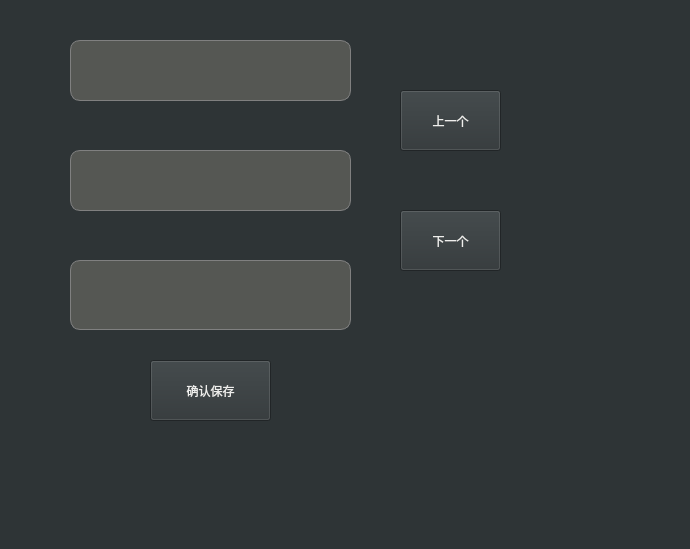
<?xml version="1.0" encoding="UTF-8"?>
<ui version="4.0">
 <class>Form4</class>
 <widget class="QWidget" name="Form4">
  <property name="geometry">
   <rect>
    <x>0</x>
    <y>0</y>
    <width>690</width>
    <height>549</height>
   </rect>
  </property>
  <property name="windowTitle">
   <string>Form</string>
  </property>
  <property name="styleSheet">
   <string notr="true">background-color: rgb(46, 52, 54);</string>
  </property>
  <widget class="QPushButton" name="btn_save">
   <property name="geometry">
    <rect>
     <x>150</x>
     <y>360</y>
     <width>121</width>
     <height>61</height>
    </rect>
   </property>
   <property name="styleSheet">
    <string notr="true">color: rgb(238, 238, 236);
font: 15pt &quot;Ubuntu&quot;; </string>
   </property>
   <property name="text">
    <string>确认保存</string>
   </property>
  </widget>
  <widget class="QLineEdit" name="input">
   <property name="geometry">
    <rect>
     <x>70</x>
     <y>150</y>
     <width>281</width>
     <height>61</height>
    </rect>
   </property>
   <property name="styleSheet">
    <string notr="true">background-color: rgb(85, 87, 83);
color: rgb(238, 238, 236);
qproperty-alignment:AlignHCenter;
font: 20pt &quot;Ubuntu&quot;;
border: 1px solid gray;
border-radius: 10px;
padding: 0 8px;
selection-background-color: darkgray;</string>
   </property>
  </widget>
  <widget class="QPushButton" name="btn_next">
   <property name="geometry">
    <rect>
     <x>400</x>
     <y>210</y>
     <width>101</width>
     <height>61</height>
    </rect>
   </property>
   <property name="styleSheet">
    <string notr="true">color: rgb(238, 238, 236);
font: 15pt &quot;Ubuntu&quot;;</string>
   </property>
   <property name="text">
    <string>下一个</string>
   </property>
  </widget>
  <widget class="QLineEdit" name="input_2">
   <property name="geometry">
    <rect>
     <x>70</x>
     <y>40</y>
     <width>281</width>
     <height>61</height>
    </rect>
   </property>
   <property name="styleSheet">
    <string notr="true">background-color: rgb(85, 87, 83);
color: rgb(238, 238, 236);
qproperty-alignment:AlignHCenter;
font: 20pt &quot;Ubuntu&quot;;
border: 1px solid gray;
border-radius: 10px;
padding: 0 8px;
selection-background-color: darkgray;</string>
   </property>
  </widget>
  <widget class="QTextEdit" name="input_3">
   <property name="geometry">
    <rect>
     <x>70</x>
     <y>260</y>
     <width>281</width>
     <height>70</height>
    </rect>
   </property>
   <property name="styleSheet">
    <string notr="true">background-color: rgb(85, 87, 83);
color: rgb(238, 238, 236);
font: 10pt &quot;Ubuntu&quot;;
border: 1px solid gray;
border-radius: 10px;
padding: 0 8px;
selection-background-color: darkgray;</string>
   </property>
   <property name="html">
    <string>&lt;!DOCTYPE HTML PUBLIC &quot;-//W3C//DTD HTML 4.0//EN&quot; &quot;http://www.w3.org/TR/REC-html40/strict.dtd&quot;&gt;
&lt;html&gt;&lt;head&gt;&lt;meta name=&quot;qrichtext&quot; content=&quot;1&quot; /&gt;&lt;style type=&quot;text/css&quot;&gt;
p, li { white-space: pre-wrap; }
&lt;/style&gt;&lt;/head&gt;&lt;body style=&quot; font-family:'Ubuntu'; font-size:10pt; font-weight:400; font-style:normal;&quot;&gt;
&lt;p style=&quot; margin-top:0px; margin-bottom:0px; margin-left:0px; margin-right:0px; -qt-block-indent:0; text-indent:0px;&quot;&gt; &lt;/p&gt;&lt;/body&gt;&lt;/html&gt;</string>
   </property>
  </widget>
  <widget class="QPushButton" name="btn_pre">
   <property name="geometry">
    <rect>
     <x>400</x>
     <y>90</y>
     <width>101</width>
     <height>61</height>
    </rect>
   </property>
   <property name="styleSheet">
    <string notr="true">color: rgb(238, 238, 236);
font: 15pt &quot;Ubuntu&quot;;</string>
   </property>
   <property name="text">
    <string>上一个</string>
   </property>
  </widget>
 </widget>
 <resources/>
 <connections/>
</ui>
